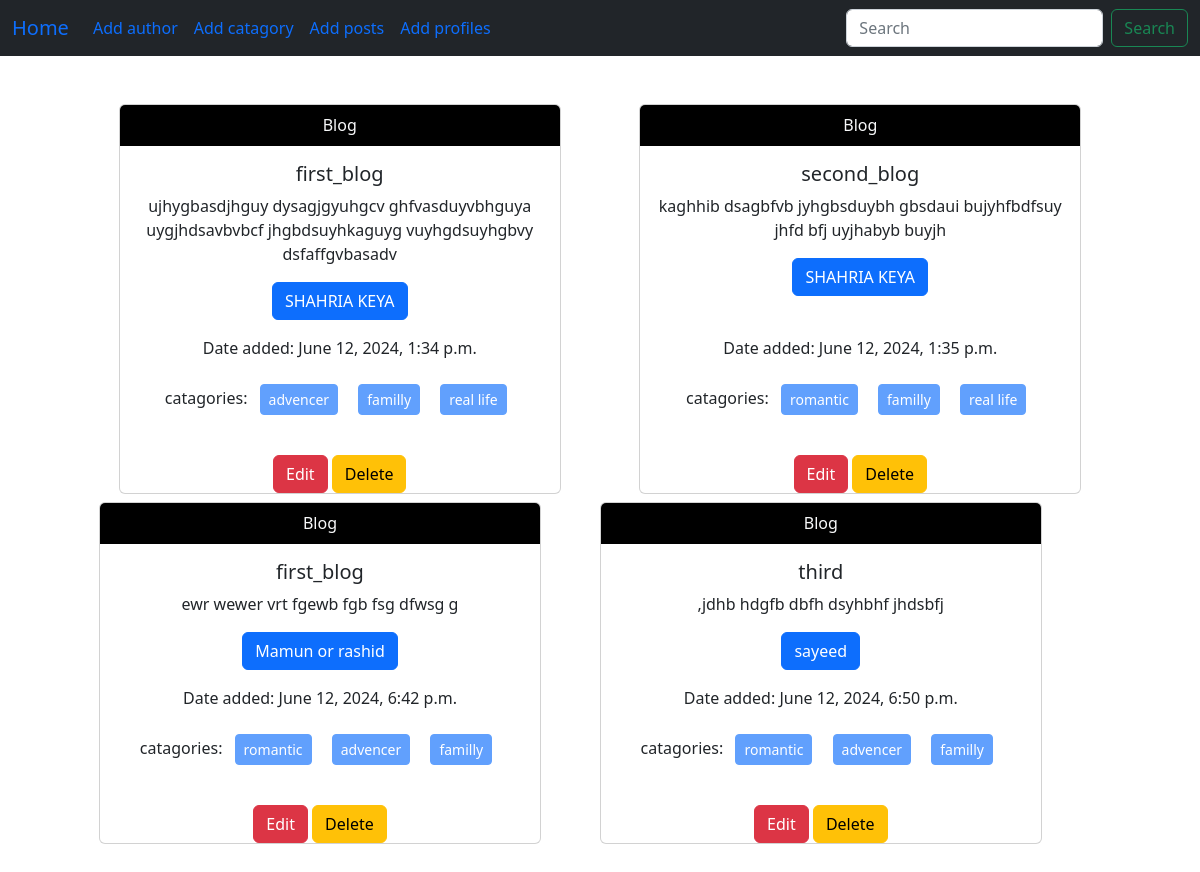
The app's page /, older data.
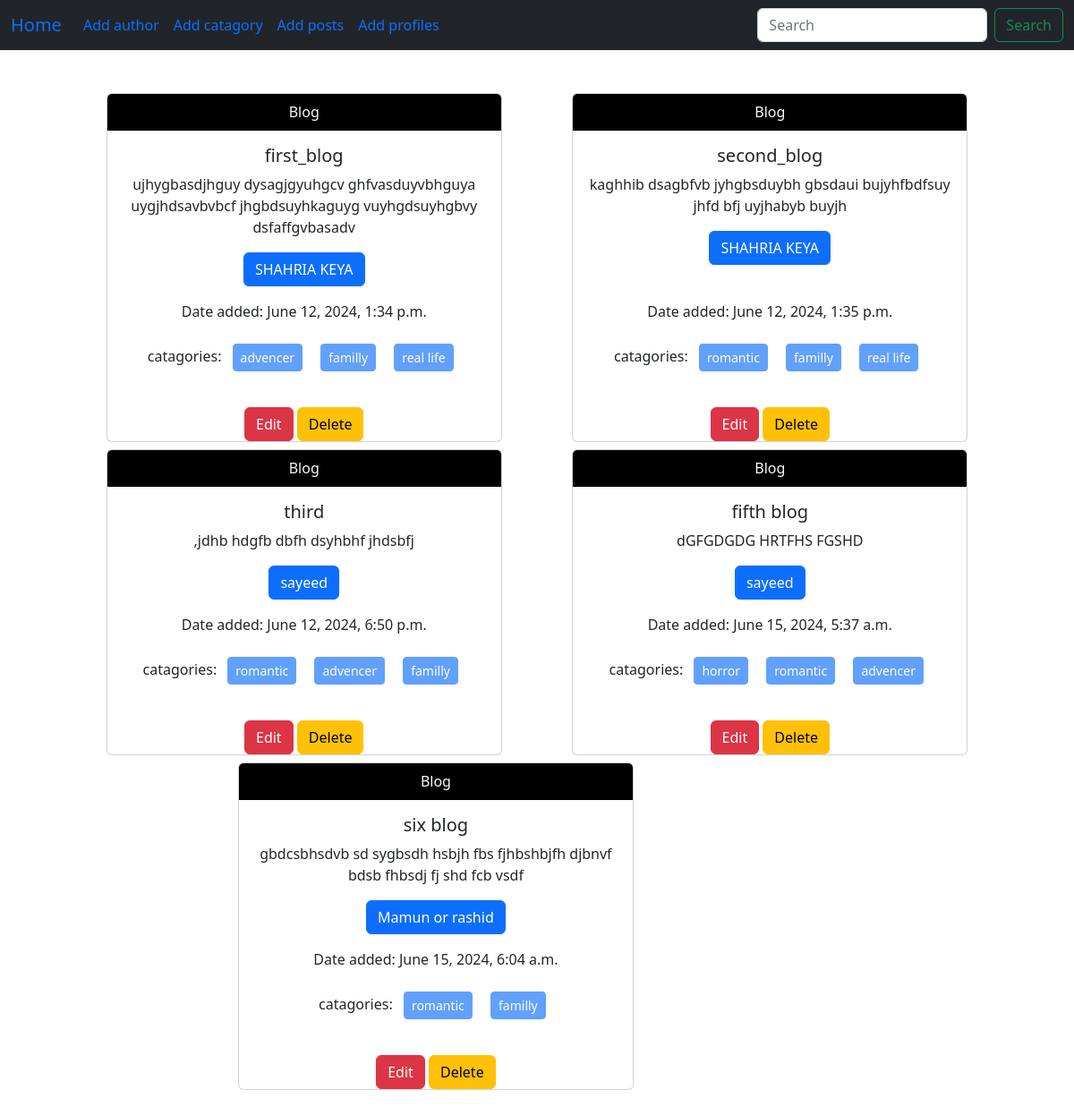
The same page, newer data.
### post/models.py (models this page shows)
class post(models.Model):
    title=models.CharField(max_length=64)
    content = models.TextField(blank=True)
    date_added = models.DateTimeField(auto_now_add=True)
    category =models.ManyToManyField(catagories)
    Authors = models.ForeignKey(Authors,on_delete=models.CASCADE)
    def __str__(self):
        return f"{self.title} {self.Authors.name}"

### Authors/models.py (models this page shows, shortened)
class Authors(models.Model):
    name=models.CharField(max_length=264)
    bio = models.TextField(max_length=100)
    phone_number = models.CharField(max_length=12)
    email = models.EmailField(max_length=254)

### catagories/models.py (models this page shows, shortened)
class catagories(models.Model):
    name=models.CharField(max_length=264)

### blog/views.py (the view)
# urls.py: 2. Add a URL to urlpatterns:  path('', views.home, name='home')
def home(request):
    data = post.objects.all()
    print(data)
    return render(request,'index.html',{'data':data})

### templates/index.html (shortened to what this page needs)
{% extends 'base.html' %}
{% block content %}
<div class="d-flex flex-wrap justify-content-evenly gap-2 ms-5 me-5 mb-5 mt-5">
  {% for post in data %}
    <div class="card text-center" style="width: 40%;">
      <div class="card-header bg-black text-light">
        Blog
      </div>
      <div class="card-body">
        <h5 class="card-title">{{post.title}}</h5>
        <p class="card-text">{{post.content}}</p>
        <a href="#" class="btn btn-primary">{{post.Authors.name}}</a>
      </div>
      <p>Date added: {{ post.date_added }}</p>
      <p>catagories:
        {% for cat in post.category.all %}
        <button class="btn btn-primary btn-sm m-2" disabled >{{cat.name}} </button>
        {% endfor %}<p/>
      <div class="button">
        <a class="btn btn-danger" href=" {% url 'edit_post' post.id %} " class="btn btn-denger">Edit</a>
        <a class="btn btn-warning" href=" {% url 'delete_post' post.id %} " class="btn btn-warning">Delete</a>
      </div>
    </div>
  {% endfor %}
{% endblock %}

### templates/base.html (shortened to what this page needs)
<!doctype html>
<html lang="en">
  <head>
    <link href="https://cdn.jsdelivr.net/npm/bootstrap@5.2.3/dist/css/bootstrap.min.css" rel="stylesheet">
  </head>
  <body>
    <nav class="navbar navbar-expand-lg bg-dark">
        <div class="container-fluid ">
          <a class="navbar-brand text-primary" href="{% url 'home' %}">Home</a>
          <div class="collapse navbar-collapse" id="navbarScroll">
            <ul class="navbar-nav me-auto my-2 my-lg-0 navbar-nav-scroll" style="--bs-scroll-height: 100px;">
              <li class="nav-item">
                <a class="nav-link active text-primary" aria-current="page" href="{% url 'add_author' %}">Add author</a>
              </li>
              <li class="nav-item">
                <a class="nav-link active text-primary" aria-current="page" href="{% url 'add_catagories' %}">Add catagory</a>
              </li>
              <li class="nav-item">
                <a class="nav-link active text-primary" aria-current="page" href="{% url 'add_post' %}">Add posts</a>
              </li>
              <li class="nav-item">
                <a class="nav-link active text-primary" aria-current="page" href="{% url 'add_profile' %}">Add profiles</a>
              </li>
            </ul>
            <form class="d-flex" role="search">
              <input class="form-control me-2" type="search" placeholder="Search" aria-label="Search">
              <button class="btn btn-outline-success" type="submit">Search</button>
            </form>
          </div>
        </div>
      </nav>
      {% block content %}
      {% endblock %}
  </body>
</html>

Row changes from the older to the newer data that the page shows:
removed post: title "first_blog", content "ewr wewer vrt fgewb fgb fsg dfwsg g", Authors.name "Mamun or rashid", date_added "June 12, 2024, 6:42 p.m.", catagories (name "romantic"), catagories (name "advencer"), catagories (name "familly")
added post: title "fifth blog", content "dGFGDGDG HRTFHS FGSHD", Authors.name "sayeed", date_added "June 15, 2024, 5:37 a.m.", catagories (name "romantic"), catagories (name "advencer")
now on this page (row unchanged): catagories: name "horror", shown under "fifth blog"
added post: title "six blog", content "gbdcsbhsdvb sd sygbsdh hsbjh fbs fjhbshbjfh djbnvf bdsb fhbsdj fj shd fcb vsdf", Authors.name "Mamun or rashid", date_added "June 15, 2024, 6:04 a.m.", catagories (name "romantic"), catagories (name "familly")
